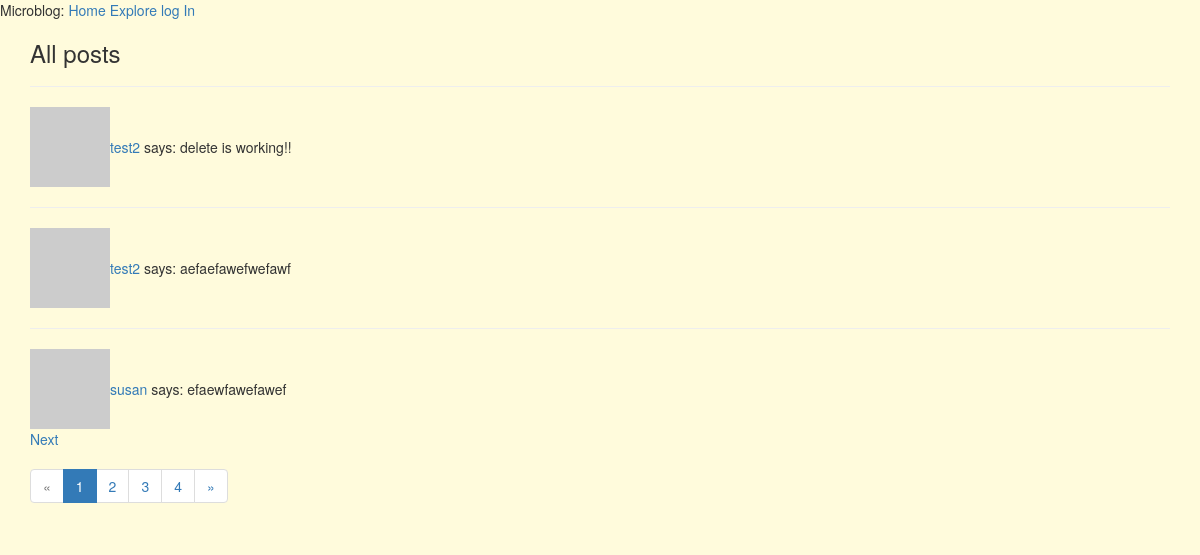
Before: /explore with the older database file.
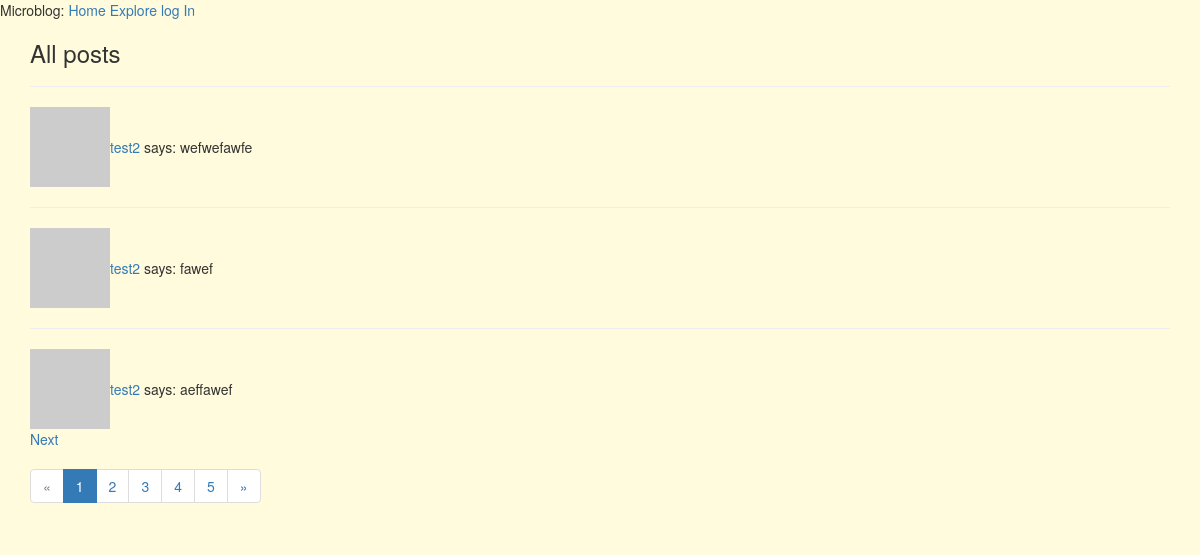
After: the same page with the newer database file.
### myapp/models.py (models this page shows, shortened)
class Post(db.Model):
    id = db.Column(db.Integer, primary_key=True)
    body = db.Column(db.String(140))
    timestamp = db.Column(db.DateTime, index=True, default=datetime.utcnow)
    user_id = db.Column(db.Integer, db.ForeignKey('user.id'))
    completed = db.Column(db.Integer, default= 0)

class User(UserMixin, db.Model):
    id = db.Column(db.Integer, primary_key=True)
    username = db.Column(db.String(64), index=True, unique=True)
    email = db.Column(db.String(120), index=True, unique=True)
    password_hash = db.Column(db.String(128))
    posts = db.relationship('Post', backref='author', lazy='dynamic') # post.author ==> user instance
    about_me = db.Column(db.String(140))
    last_seen = db.Column(db.DateTime, default=datetime.utcnow)
    followed = db.relationship('User', secondary=followers,
        primaryjoin=(followers.c.follower_id == id),
        secondaryjoin=(followers.c.followed_id == id),
        backref=db.backref('followers', lazy='dynamic'), lazy='dynamic')
    def avatar(self, size):
        digest = md5(self.email.lower().encode('utf-8')).hexdigest()
        return 'https://www.gravatar.com/avatar/{}?d=identicon&s={}'.format(
            digest, size)

### myapp/routes.py (the view)
@app.route('/explore')
def explore():
    page = request.args.get('page', 1, type=int)
    per_page = app.config['POST_PER_PAGE']
    posts = Post.query.order_by(Post.timestamp.desc()).paginate(
        page, app.config['POST_PER_PAGE'], False)
    total_posts = Post.query.count()
    pagination = Pagination(page=page, per_page=per_page, total=total_posts, record_name='posts', css_framework='foundation')
    next_url = url_for('explore', page=posts.next_num) if posts.has_next else None
    prev_url = url_for('explore', page=posts.prev_num) if posts.has_prev else None
    return render_template('index.html', title="All posts", posts=posts.items,
                           pagination=pagination, next_url=next_url, prev_url=prev_url)

### myapp/routes.py (called while the page is built)
@app.before_request
def before_request():
    if current_user.is_authenticated:
        current_user.last_seen = datetime.utcnow()
        db.session.commit()

### myapp/templates/index.html (shortened to what this page needs)
{% extends 'base.html' %}
{% block app_content %}
    <h3>All posts</h3>
    {% for post in posts %}
        {% include "_post.html" %}
    {% endfor %}
    {% if next_url %}
    <a href="{{ next_url }}">Next</a>
    {% endif %}
    {{ pagination.links }}
{% endblock %}

### myapp/templates/_post.html (shortened to what this page needs)
    <table>
        <hr valign="top">
            <td><img src="{{ post.author.avatar(36) }}"></td>
            <td>
                <a href="{{ url_for('user', username=post.author.username) }}">
                    {{ post.author.username }}
                </a>
                says: {{ post.body }}
            </td>
    </table>

Changed rows visible on the page:
removed Post: author.username "test2", body "delete is working!!"
no longer on this page (row unchanged): Post: author.username "susan", body "efaewfawefawef"
added Post: author.username "test2", body "wefwefawfe"
added Post: author.username "test2", body "fawef"
changed Post: body "aefaefawefwefawf" → "aeffawef"
Other visible differences:
{{ pagination.links }}: "« 1 2 3 4 »" → "« 1 2 3 4 5 »"
